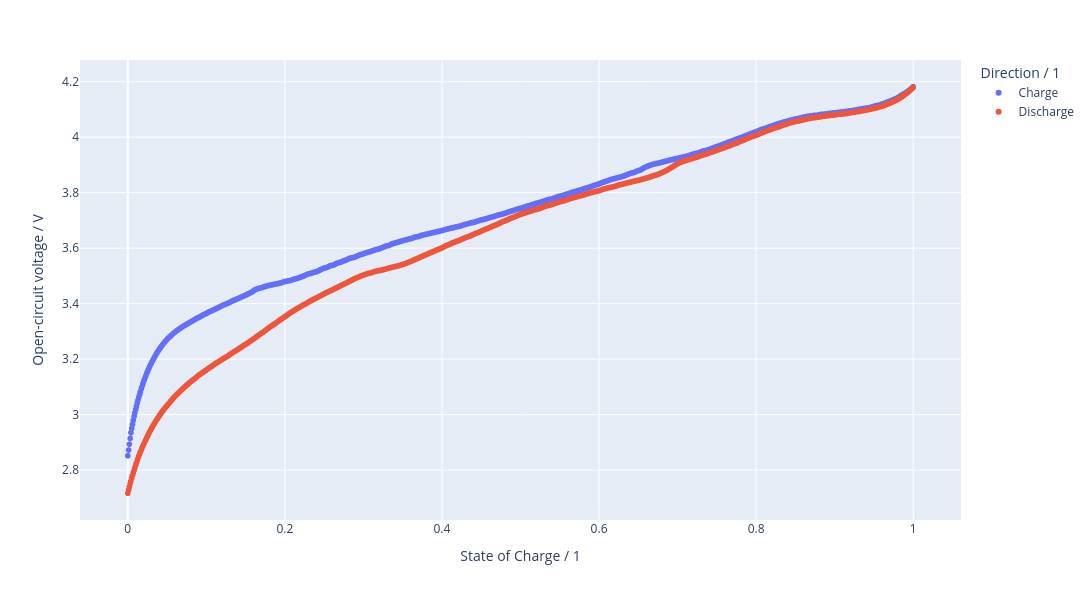
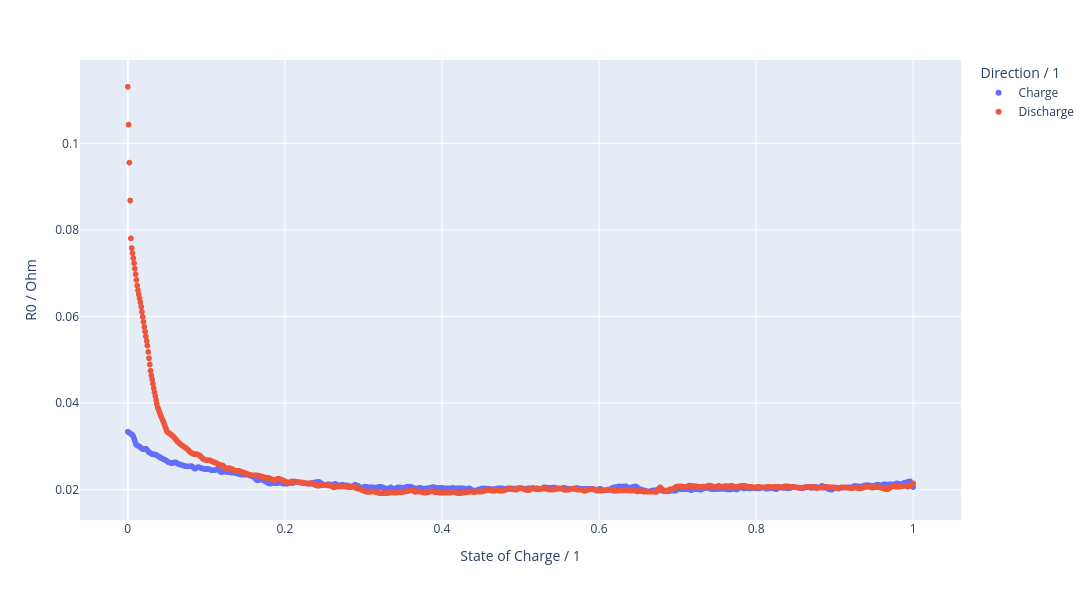
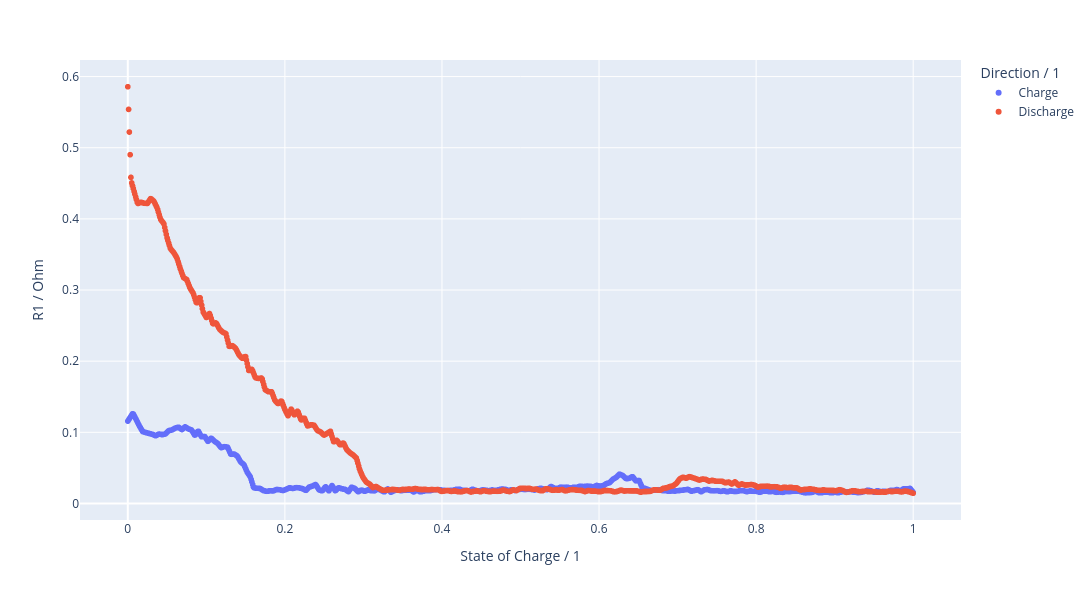
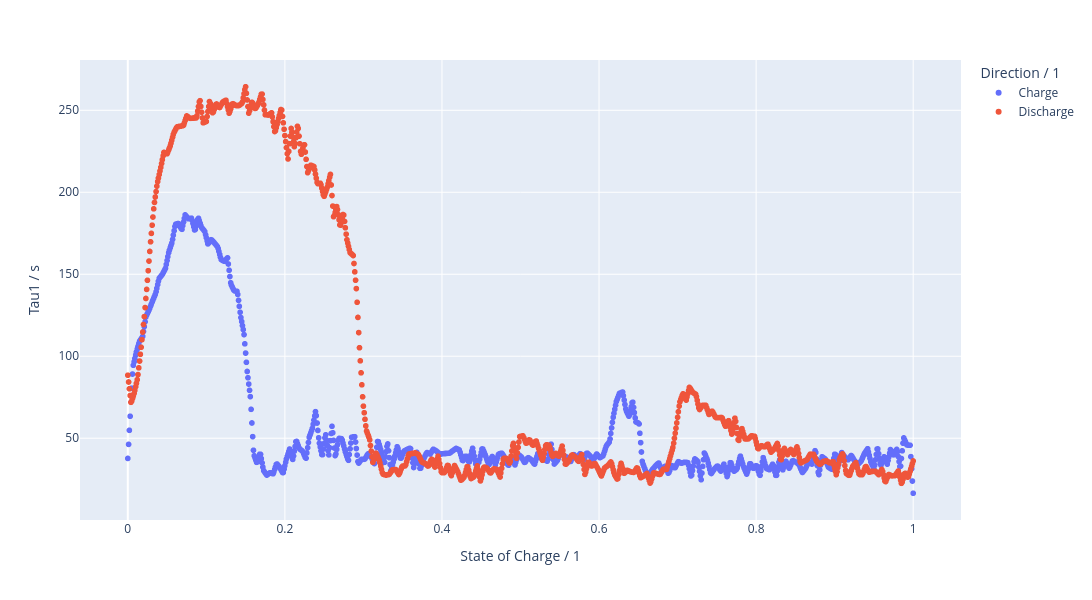

These figures' notebook cell, in order:
### Code cell
x_col = "State of Charge / 1"
c_col = "Direction / 1"
for col in data.columns:
    if col not in [x_col, c_col]:
        fig = px.scatter(data, x=x_col, y=col, color=c_col, width=1200, height=600)
        fig.show()

### Figure 1 — Plotly figure (JSON) as saved in the notebook; plotly's stock layout.template omitted (floating-point values rounded to 4 significant figures; data arrays with more than 128 entries replaced by an {"elided": "..."} marker saying what was removed)
{"data": [{"hovertemplate": "Direction / 1=Charge<br>State of Charge / 1=%{x}<br>Open-circuit voltage / V=%{y}<extra></extra>", "legendgroup": "Charge", "marker": {"color": "#636efa", "symbol": "circle"}, "mode": "markers", "name": "Charge", "showlegend": true, "type": "scattergl", "x": {"elided": "1001 float values"}, "xaxis": "x", "y": {"elided": "1001 float values"}, "yaxis": "y"}, {"hovertemplate": "Direction / 1=Discharge<br>State of Charge / 1=%{x}<br>Open-circuit voltage / V=%{y}<extra></extra>", "legendgroup": "Discharge", "marker": {"color": "#EF553B", "symbol": "circle"}, "mode": "markers", "name": "Discharge", "showlegend": true, "type": "scattergl", "x": {"elided": "1001 float values"}, "xaxis": "x", "y": {"elided": "1001 float values"}, "yaxis": "y"}], "layout": {"height": 600, "legend": {"title": {"text": "Direction / 1"}, "tracegroupgap": 0}, "margin": {"t": 60}, "width": 1200, "xaxis": {"anchor": "y", "domain": [0, 1], "title": {"text": "State of Charge / 1"}}, "yaxis": {"anchor": "x", "domain": [0, 1], "title": {"text": "Open-circuit voltage / V"}}}}

### Figure 2 — Plotly figure (JSON) as saved in the notebook; plotly's stock layout.template omitted (floating-point values rounded to 4 significant figures; data arrays with more than 128 entries replaced by an {"elided": "..."} marker saying what was removed)
{"data": [{"hovertemplate": "Direction / 1=Charge<br>State of Charge / 1=%{x}<br>R0 / Ohm=%{y}<extra></extra>", "legendgroup": "Charge", "marker": {"color": "#636efa", "symbol": "circle"}, "mode": "markers", "name": "Charge", "showlegend": true, "type": "scattergl", "x": {"elided": "1001 float values"}, "xaxis": "x", "y": {"elided": "1001 float values"}, "yaxis": "y"}, {"hovertemplate": "Direction / 1=Discharge<br>State of Charge / 1=%{x}<br>R0 / Ohm=%{y}<extra></extra>", "legendgroup": "Discharge", "marker": {"color": "#EF553B", "symbol": "circle"}, "mode": "markers", "name": "Discharge", "showlegend": true, "type": "scattergl", "x": {"elided": "1001 float values"}, "xaxis": "x", "y": {"elided": "1001 float values"}, "yaxis": "y"}], "layout": {"height": 600, "legend": {"title": {"text": "Direction / 1"}, "tracegroupgap": 0}, "margin": {"t": 60}, "width": 1200, "xaxis": {"anchor": "y", "domain": [0, 1], "title": {"text": "State of Charge / 1"}}, "yaxis": {"anchor": "x", "domain": [0, 1], "title": {"text": "R0 / Ohm"}}}}

### Figure 3 — Plotly figure (JSON) as saved in the notebook; plotly's stock layout.template omitted (floating-point values rounded to 4 significant figures; data arrays with more than 128 entries replaced by an {"elided": "..."} marker saying what was removed)
{"data": [{"hovertemplate": "Direction / 1=Charge<br>State of Charge / 1=%{x}<br>R1 / Ohm=%{y}<extra></extra>", "legendgroup": "Charge", "marker": {"color": "#636efa", "symbol": "circle"}, "mode": "markers", "name": "Charge", "showlegend": true, "type": "scattergl", "x": {"elided": "1001 float values"}, "xaxis": "x", "y": {"elided": "1001 float values"}, "yaxis": "y"}, {"hovertemplate": "Direction / 1=Discharge<br>State of Charge / 1=%{x}<br>R1 / Ohm=%{y}<extra></extra>", "legendgroup": "Discharge", "marker": {"color": "#EF553B", "symbol": "circle"}, "mode": "markers", "name": "Discharge", "showlegend": true, "type": "scattergl", "x": {"elided": "1001 float values"}, "xaxis": "x", "y": {"elided": "1001 float values"}, "yaxis": "y"}], "layout": {"height": 600, "legend": {"title": {"text": "Direction / 1"}, "tracegroupgap": 0}, "margin": {"t": 60}, "width": 1200, "xaxis": {"anchor": "y", "domain": [0, 1], "title": {"text": "State of Charge / 1"}}, "yaxis": {"anchor": "x", "domain": [0, 1], "title": {"text": "R1 / Ohm"}}}}

### Figure 4 — Plotly figure (JSON) as saved in the notebook; plotly's stock layout.template omitted (floating-point values rounded to 4 significant figures; data arrays with more than 128 entries replaced by an {"elided": "..."} marker saying what was removed)
{"data": [{"hovertemplate": "Direction / 1=Charge<br>State of Charge / 1=%{x}<br>Tau1 / s=%{y}<extra></extra>", "legendgroup": "Charge", "marker": {"color": "#636efa", "symbol": "circle"}, "mode": "markers", "name": "Charge", "showlegend": true, "type": "scattergl", "x": {"elided": "1001 float values"}, "xaxis": "x", "y": {"elided": "1001 float values"}, "yaxis": "y"}, {"hovertemplate": "Direction / 1=Discharge<br>State of Charge / 1=%{x}<br>Tau1 / s=%{y}<extra></extra>", "legendgroup": "Discharge", "marker": {"color": "#EF553B", "symbol": "circle"}, "mode": "markers", "name": "Discharge", "showlegend": true, "type": "scattergl", "x": {"elided": "1001 float values"}, "xaxis": "x", "y": {"elided": "1001 float values"}, "yaxis": "y"}], "layout": {"height": 600, "legend": {"title": {"text": "Direction / 1"}, "tracegroupgap": 0}, "margin": {"t": 60}, "width": 1200, "xaxis": {"anchor": "y", "domain": [0, 1], "title": {"text": "State of Charge / 1"}}, "yaxis": {"anchor": "x", "domain": [0, 1], "title": {"text": "Tau1 / s"}}}}
